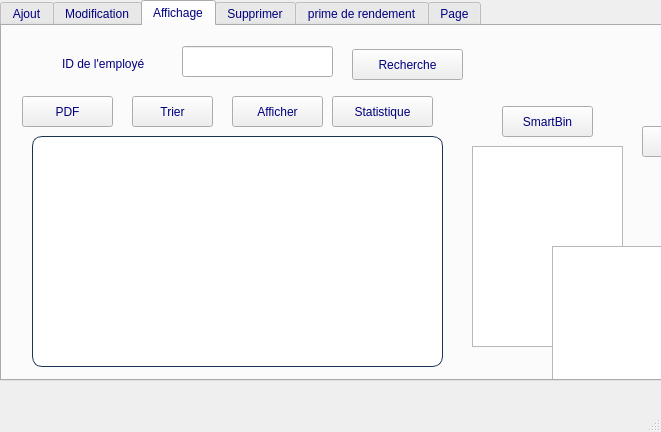
<?xml version="1.0" encoding="UTF-8"?>
<ui version="4.0">
 <class>MainWindow</class>
 <widget class="QMainWindow" name="MainWindow">
  <property name="geometry">
   <rect>
    <x>0</x>
    <y>0</y>
    <width>661</width>
    <height>432</height>
   </rect>
  </property>
  <property name="windowTitle">
   <string>MainWindow</string>
  </property>
  <widget class="QWidget" name="centralwidget">
   <widget class="QTabWidget" name="Afficher">
    <property name="geometry">
     <rect>
      <x>0</x>
      <y>0</y>
      <width>731</width>
      <height>381</height>
     </rect>
    </property>
    <property name="styleSheet">
     <string notr="true">font: 900 10pt &quot;Arial Black&quot;;
color: rgb(0, 0, 127);</string>
    </property>
    <property name="currentIndex">
     <number>2</number>
    </property>
    <widget class="QWidget" name="tab">
     <attribute name="title">
      <string>Ajout</string>
     </attribute>
     <widget class="QLabel" name="label_5">
      <property name="geometry">
       <rect>
        <x>40</x>
        <y>30</y>
        <width>121</width>
        <height>16</height>
       </rect>
      </property>
      <property name="text">
       <string>ID de l'employé</string>
      </property>
     </widget>
     <widget class="QLabel" name="label_6">
      <property name="geometry">
       <rect>
        <x>40</x>
        <y>80</y>
        <width>131</width>
        <height>16</height>
       </rect>
      </property>
      <property name="text">
       <string>Nom de l'employé</string>
      </property>
     </widget>
     <widget class="QLabel" name="label_7">
      <property name="geometry">
       <rect>
        <x>20</x>
        <y>130</y>
        <width>151</width>
        <height>16</height>
       </rect>
      </property>
      <property name="text">
       <string>Prénom de l'employé</string>
      </property>
     </widget>
     <widget class="QLabel" name="label_8">
      <property name="geometry">
       <rect>
        <x>30</x>
        <y>180</y>
        <width>141</width>
        <height>16</height>
       </rect>
      </property>
      <property name="text">
       <string>Poste de l'employé</string>
      </property>
     </widget>
     <widget class="QLabel" name="label_9">
      <property name="geometry">
       <rect>
        <x>20</x>
        <y>230</y>
        <width>151</width>
        <height>16</height>
       </rect>
      </property>
      <property name="text">
       <string>Salaire de l'employé</string>
      </property>
     </widget>
     <widget class="QPushButton" name="pushButton_ajouter_e">
      <property name="geometry">
       <rect>
        <x>440</x>
        <y>140</y>
        <width>101</width>
        <height>41</height>
       </rect>
      </property>
      <property name="text">
       <string>Ajouter</string>
      </property>
      <property name="icon">
       <iconset theme="QIcon::ThemeIcon::ContactNew"/>
      </property>
     </widget>
     <widget class="QLineEdit" name="lineEdit_ID">
      <property name="geometry">
       <rect>
        <x>190</x>
        <y>20</y>
        <width>151</width>
        <height>31</height>
       </rect>
      </property>
     </widget>
     <widget class="QLineEdit" name="lineEdit_salaire">
      <property name="geometry">
       <rect>
        <x>190</x>
        <y>220</y>
        <width>151</width>
        <height>31</height>
       </rect>
      </property>
     </widget>
     <widget class="QLineEdit" name="lineEdit_poste">
      <property name="geometry">
       <rect>
        <x>190</x>
        <y>170</y>
        <width>151</width>
        <height>31</height>
       </rect>
      </property>
     </widget>
     <widget class="QLineEdit" name="lineEdit_prenom">
      <property name="geometry">
       <rect>
        <x>190</x>
        <y>120</y>
        <width>151</width>
        <height>31</height>
       </rect>
      </property>
     </widget>
     <widget class="QLineEdit" name="lineEdit_nom">
      <property name="geometry">
       <rect>
        <x>190</x>
        <y>70</y>
        <width>151</width>
        <height>31</height>
       </rect>
      </property>
     </widget>
     <widget class="QLabel" name="label_11">
      <property name="geometry">
       <rect>
        <x>-250</x>
        <y>0</y>
        <width>1151</width>
        <height>401</height>
       </rect>
      </property>
      <property name="styleSheet">
       <string notr="true">image: url(:/background/background.png);</string>
      </property>
      <property name="text">
       <string/>
      </property>
     </widget>
     <widget class="QLabel" name="label_21">
      <property name="geometry">
       <rect>
        <x>20</x>
        <y>280</y>
        <width>151</width>
        <height>16</height>
       </rect>
      </property>
      <property name="text">
       <string>Heures Travaillées</string>
      </property>
     </widget>
     <widget class="QLineEdit" name="lineEdit_h">
      <property name="geometry">
       <rect>
        <x>190</x>
        <y>270</y>
        <width>151</width>
        <height>31</height>
       </rect>
      </property>
     </widget>
     <zorder>label_11</zorder>
     <zorder>label_5</zorder>
     <zorder>label_6</zorder>
     <zorder>label_7</zorder>
     <zorder>label_8</zorder>
     <zorder>label_9</zorder>
     <zorder>pushButton_ajouter_e</zorder>
     <zorder>lineEdit_ID</zorder>
     <zorder>lineEdit_salaire</zorder>
     <zorder>lineEdit_poste</zorder>
     <zorder>lineEdit_prenom</zorder>
     <zorder>lineEdit_nom</zorder>
     <zorder>label_21</zorder>
     <zorder>lineEdit_h</zorder>
    </widget>
    <widget class="QWidget" name="tab_2">
     <attribute name="title">
      <string>Modification</string>
     </attribute>
     <widget class="QLabel" name="label_2">
      <property name="geometry">
       <rect>
        <x>-260</x>
        <y>0</y>
        <width>1151</width>
        <height>401</height>
       </rect>
      </property>
      <property name="styleSheet">
       <string notr="true">image: url(:/background/background.png);</string>
      </property>
      <property name="text">
       <string/>
      </property>
     </widget>
     <widget class="QLabel" name="label_10">
      <property name="geometry">
       <rect>
        <x>40</x>
        <y>40</y>
        <width>121</width>
        <height>16</height>
       </rect>
      </property>
      <property name="text">
       <string>ID de l'employé</string>
      </property>
     </widget>
     <widget class="QPushButton" name="pushButton_modifier_e">
      <property name="geometry">
       <rect>
        <x>440</x>
        <y>150</y>
        <width>101</width>
        <height>41</height>
       </rect>
      </property>
      <property name="text">
       <string>Modifier</string>
      </property>
      <property name="icon">
       <iconset theme="QIcon::ThemeIcon::MailMessageNew"/>
      </property>
     </widget>
     <widget class="QLabel" name="label_13">
      <property name="geometry">
       <rect>
        <x>30</x>
        <y>90</y>
        <width>131</width>
        <height>16</height>
       </rect>
      </property>
      <property name="text">
       <string>Nom de l'employé</string>
      </property>
     </widget>
     <widget class="QLabel" name="label_14">
      <property name="geometry">
       <rect>
        <x>20</x>
        <y>130</y>
        <width>151</width>
        <height>16</height>
       </rect>
      </property>
      <property name="text">
       <string>Prénom de l'employé</string>
      </property>
     </widget>
     <widget class="QLabel" name="label_15">
      <property name="geometry">
       <rect>
        <x>30</x>
        <y>180</y>
        <width>141</width>
        <height>16</height>
       </rect>
      </property>
      <property name="text">
       <string>Poste de l'employé</string>
      </property>
     </widget>
     <widget class="QLabel" name="label_16">
      <property name="geometry">
       <rect>
        <x>20</x>
        <y>230</y>
        <width>151</width>
        <height>16</height>
       </rect>
      </property>
      <property name="text">
       <string>Salaire de l'employé</string>
      </property>
     </widget>
     <widget class="QLineEdit" name="lineEdit_ID_2">
      <property name="geometry">
       <rect>
        <x>180</x>
        <y>30</y>
        <width>151</width>
        <height>31</height>
       </rect>
      </property>
     </widget>
     <widget class="QLineEdit" name="lineEdit_Nom2">
      <property name="geometry">
       <rect>
        <x>180</x>
        <y>80</y>
        <width>151</width>
        <height>31</height>
       </rect>
      </property>
     </widget>
     <widget class="QLineEdit" name="lineEdit_Prenom2">
      <property name="geometry">
       <rect>
        <x>180</x>
        <y>120</y>
        <width>151</width>
        <height>31</height>
       </rect>
      </property>
     </widget>
     <widget class="QLineEdit" name="lineEdit_Poste2">
      <property name="geometry">
       <rect>
        <x>180</x>
        <y>170</y>
        <width>151</width>
        <height>31</height>
       </rect>
      </property>
     </widget>
     <widget class="QLineEdit" name="lineEdit_Salaire2">
      <property name="geometry">
       <rect>
        <x>180</x>
        <y>220</y>
        <width>151</width>
        <height>31</height>
       </rect>
      </property>
     </widget>
     <widget class="QLineEdit" name="lineEdit_H_2">
      <property name="geometry">
       <rect>
        <x>180</x>
        <y>280</y>
        <width>151</width>
        <height>31</height>
       </rect>
      </property>
     </widget>
     <widget class="QLabel" name="label_22">
      <property name="geometry">
       <rect>
        <x>30</x>
        <y>290</y>
        <width>151</width>
        <height>16</height>
       </rect>
      </property>
      <property name="text">
       <string>Heures Travaillées</string>
      </property>
     </widget>
    </widget>
    <widget class="QWidget" name="tab_5">
     <attribute name="title">
      <string>Affichage</string>
     </attribute>
     <widget class="QLabel" name="label_19">
      <property name="geometry">
       <rect>
        <x>60</x>
        <y>30</y>
        <width>121</width>
        <height>16</height>
       </rect>
      </property>
      <property name="text">
       <string>ID de l'employé</string>
      </property>
     </widget>
     <widget class="QLineEdit" name="lineEdit_id_e_recherche">
      <property name="geometry">
       <rect>
        <x>180</x>
        <y>20</y>
        <width>151</width>
        <height>31</height>
       </rect>
      </property>
     </widget>
     <widget class="QPushButton" name="pushButton_statistique_e">
      <property name="geometry">
       <rect>
        <x>330</x>
        <y>70</y>
        <width>101</width>
        <height>31</height>
       </rect>
      </property>
      <property name="text">
       <string>Statistique</string>
      </property>
     </widget>
     <widget class="QPushButton" name="pushButton_recherche_e">
      <property name="geometry">
       <rect>
        <x>350</x>
        <y>23</y>
        <width>111</width>
        <height>31</height>
       </rect>
      </property>
      <property name="text">
       <string>Recherche</string>
      </property>
      <property name="icon">
       <iconset theme="QIcon::ThemeIcon::EditFind"/>
      </property>
     </widget>
     <widget class="QPushButton" name="pushButton_exporter_e">
      <property name="geometry">
       <rect>
        <x>20</x>
        <y>70</y>
        <width>91</width>
        <height>31</height>
       </rect>
      </property>
      <property name="text">
       <string>PDF</string>
      </property>
      <property name="icon">
       <iconset theme="QIcon::ThemeIcon::DocumentNew"/>
      </property>
     </widget>
     <widget class="QPushButton" name="pushButton_trier_e">
      <property name="geometry">
       <rect>
        <x>130</x>
        <y>70</y>
        <width>81</width>
        <height>31</height>
       </rect>
      </property>
      <property name="text">
       <string>Trier</string>
      </property>
      <property name="icon">
       <iconset theme="QIcon::ThemeIcon::FormatJustifyLeft"/>
      </property>
     </widget>
     <widget class="QTableView" name="tableView_e">
      <property name="geometry">
       <rect>
        <x>30</x>
        <y>110</y>
        <width>411</width>
        <height>231</height>
       </rect>
      </property>
      <property name="styleSheet">
       <string notr="true">QTableView {
    background-color: white; /* Couleur de fond blanche */
    color: #1a3553; /* Couleur du texte */
    font-family: 'Garet'; /* Appliquer la police Garet */
    font-size: 18px; /* Taille de la police */
    border-radius: 10px; /* Arrondir les bords du tableau */
    border: 1px solid #1a3553; /* Bordure fine autour du tableau */
    padding: 5px; /* Espacement interne */
}

QHeaderView::section {
    background-color: #f0e68c; /* Couleur de fond de l'en-tête */
    color: #1a3553; /* Couleur du texte de l'en-tête */
    font-family: 'Garet'; /* Police Garet pour l'en-tête */
    font-size: 20px; /* Taille de la police pour l'en-tête */
    border: none; /* Pas de bordure pour l'en-tête */
    padding: 5px; /* Espacement dans les sections de l'en-tête */
}

QTableView::item {
    padding: 8px; /* Espacement interne pour chaque cellule */
    border: none; /* Pas de bordure pour les cellules */
}

QTableView::item:selected {
    background-color: #d9d9d9; /* Couleur de fond des cellules sélectionnées */
    color: #1a3553; /* Couleur du texte dans les cellules sélectionnées */
}
</string>
      </property>
     </widget>
     <widget class="QPushButton" name="pushButton_afficher">
      <property name="geometry">
       <rect>
        <x>230</x>
        <y>70</y>
        <width>91</width>
        <height>31</height>
       </rect>
      </property>
      <property name="text">
       <string>Afficher</string>
      </property>
     </widget>
     <widget class="QLabel" name="label_17">
      <property name="geometry">
       <rect>
        <x>-260</x>
        <y>0</y>
        <width>1151</width>
        <height>401</height>
       </rect>
      </property>
      <property name="styleSheet">
       <string notr="true">image: url(:/background/background.png);</string>
      </property>
      <property name="text">
       <string/>
      </property>
     </widget>
     <widget class="QPushButton" name="pushButton_smart_bin">
      <property name="geometry">
       <rect>
        <x>500</x>
        <y>80</y>
        <width>91</width>
        <height>31</height>
       </rect>
      </property>
      <property name="text">
       <string>SmartBin</string>
      </property>
     </widget>
     <widget class="QTextBrowser" name="textBrowser_3">
      <property name="geometry">
       <rect>
        <x>470</x>
        <y>120</y>
        <width>151</width>
        <height>201</height>
       </rect>
      </property>
     </widget>
     <widget class="QTextBrowser" name="textBrowser_4">
      <property name="geometry">
       <rect>
        <x>550</x>
        <y>220</y>
        <width>151</width>
        <height>201</height>
       </rect>
      </property>
     </widget>
     <widget class="QPushButton" name="pushButton_recherche_e_2">
      <property name="geometry">
       <rect>
        <x>640</x>
        <y>100</y>
        <width>111</width>
        <height>31</height>
       </rect>
      </property>
      <property name="text">
       <string>Recherche</string>
      </property>
      <property name="icon">
       <iconset theme="QIcon::ThemeIcon::EditFind"/>
      </property>
     </widget>
     <zorder>label_17</zorder>
     <zorder>label_19</zorder>
     <zorder>lineEdit_id_e_recherche</zorder>
     <zorder>pushButton_statistique_e</zorder>
     <zorder>pushButton_recherche_e</zorder>
     <zorder>pushButton_exporter_e</zorder>
     <zorder>pushButton_trier_e</zorder>
     <zorder>tableView_e</zorder>
     <zorder>pushButton_afficher</zorder>
     <zorder>pushButton_smart_bin</zorder>
     <zorder>textBrowser_3</zorder>
     <zorder>textBrowser_4</zorder>
     <zorder>pushButton_recherche_e_2</zorder>
    </widget>
    <widget class="QWidget" name="tab_4">
     <attribute name="title">
      <string>Supprimer</string>
     </attribute>
     <widget class="QLabel" name="label_4">
      <property name="geometry">
       <rect>
        <x>-260</x>
        <y>0</y>
        <width>1151</width>
        <height>401</height>
       </rect>
      </property>
      <property name="styleSheet">
       <string notr="true">image: url(:/background/background.png);</string>
      </property>
      <property name="text">
       <string/>
      </property>
     </widget>
     <widget class="QLabel" name="label_12">
      <property name="geometry">
       <rect>
        <x>110</x>
        <y>40</y>
        <width>121</width>
        <height>16</height>
       </rect>
      </property>
      <property name="text">
       <string>ID de l'employé</string>
      </property>
     </widget>
     <widget class="QPushButton" name="pushButton_supprimer_e">
      <property name="geometry">
       <rect>
        <x>260</x>
        <y>80</y>
        <width>101</width>
        <height>41</height>
       </rect>
      </property>
      <property name="text">
       <string>Supprimer</string>
      </property>
     </widget>
     <widget class="QLineEdit" name="lineEdit_id_e">
      <property name="geometry">
       <rect>
        <x>230</x>
        <y>30</y>
        <width>161</width>
        <height>31</height>
       </rect>
      </property>
     </widget>
    </widget>
    <widget class="QWidget" name="tab_3">
     <attribute name="title">
      <string>prime de rendement</string>
     </attribute>
     <widget class="QLabel" name="label_18">
      <property name="geometry">
       <rect>
        <x>-260</x>
        <y>0</y>
        <width>1151</width>
        <height>401</height>
       </rect>
      </property>
      <property name="styleSheet">
       <string notr="true">image: url(:/background/background.png);</string>
      </property>
      <property name="text">
       <string/>
      </property>
     </widget>
     <widget class="QPushButton" name="pushButton_prime">
      <property name="geometry">
       <rect>
        <x>120</x>
        <y>90</y>
        <width>91</width>
        <height>31</height>
       </rect>
      </property>
      <property name="text">
       <string>Prime</string>
      </property>
     </widget>
     <widget class="QTextBrowser" name="textBrowser">
      <property name="geometry">
       <rect>
        <x>30</x>
        <y>130</y>
        <width>271</width>
        <height>201</height>
       </rect>
      </property>
     </widget>
     <widget class="QLineEdit" name="lineEdit_id">
      <property name="geometry">
       <rect>
        <x>300</x>
        <y>30</y>
        <width>151</width>
        <height>31</height>
       </rect>
      </property>
     </widget>
     <widget class="QLabel" name="label_20">
      <property name="geometry">
       <rect>
        <x>160</x>
        <y>40</y>
        <width>121</width>
        <height>16</height>
       </rect>
      </property>
      <property name="text">
       <string>ID de l'employé</string>
      </property>
     </widget>
     <widget class="QTextBrowser" name="textBrowser_2">
      <property name="geometry">
       <rect>
        <x>340</x>
        <y>130</y>
        <width>271</width>
        <height>201</height>
       </rect>
      </property>
     </widget>
     <widget class="QPushButton" name="pushButton_employe_du_mois">
      <property name="geometry">
       <rect>
        <x>374</x>
        <y>90</y>
        <width>171</width>
        <height>31</height>
       </rect>
      </property>
      <property name="text">
       <string>Employes du mois</string>
      </property>
      <property name="icon">
       <iconset theme="QIcon::ThemeIcon::AddressBookNew"/>
      </property>
     </widget>
     <widget class="QPushButton" name="pushButton_prime_2">
      <property name="geometry">
       <rect>
        <x>540</x>
        <y>320</y>
        <width>91</width>
        <height>31</height>
       </rect>
      </property>
      <property name="text">
       <string>Prime</string>
      </property>
     </widget>
    </widget>
    <widget class="QWidget" name="tab_6">
     <attribute name="title">
      <string>Page</string>
     </attribute>
     <widget class="QLabel" name="label_23">
      <property name="geometry">
       <rect>
        <x>-250</x>
        <y>0</y>
        <width>1151</width>
        <height>401</height>
       </rect>
      </property>
      <property name="styleSheet">
       <string notr="true">image: url(:/background/background.png);</string>
      </property>
      <property name="text">
       <string/>
      </property>
     </widget>
    </widget>
   </widget>
  </widget>
  <widget class="QMenuBar" name="menubar">
   <property name="geometry">
    <rect>
     <x>0</x>
     <y>0</y>
     <width>661</width>
     <height>22</height>
    </rect>
   </property>
  </widget>
  <widget class="QStatusBar" name="statusbar"/>
 </widget>
 <resources/>
 <connections/>
</ui>
